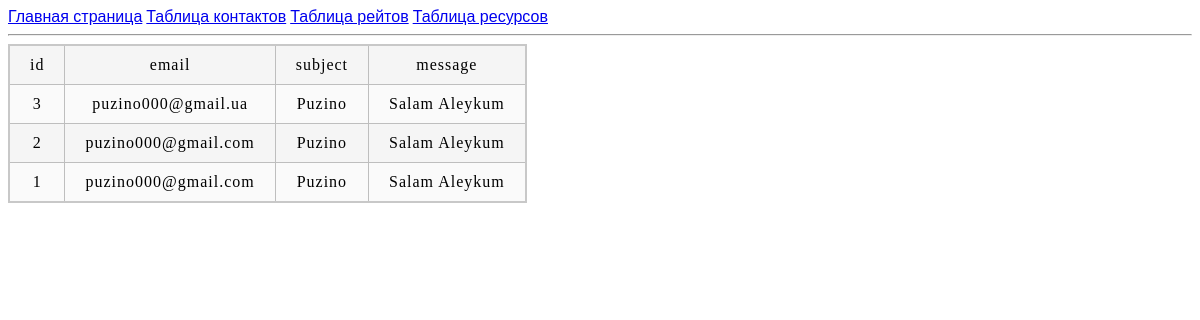
/contact_us/list/, run on the app's committed database.
### currency/models.py (models this page shows)
class ContactUs(models.Model):
    email_from = models.CharField(max_length=60)
    subject = models.CharField(max_length=60)
    message = models.CharField(max_length=2000)

### currency/views.py (the view)
# urls.py: path('contact_us/list/', currency_views.contact_us_list),
def contact_us_list(request):
    rates = ContactUs.objects.all().order_by('-id')
    return render(request, 'contactus_list.html', context={'rates': rates})

### currency/templates/contactus_list.html (shortened to what this page needs)
{% extends 'base.html' %}
{% load static %}
{% block head %}
    <link rel="stylesheet" href="{% static 'css/table.css' %}">
{% endblock %}
{% block body %}
    <div>
        <table>
            <tr>
                <td>id</td>
                <td>email</td>
                <td>subject</td>
                <td>message</td>
            </tr>
            {% for rate in rates %}
                <tr>
                    <td>{{ rate.id }}</td>
                    <td>{{ rate.email_from }}</td>
                    <td>{{ rate.subject }}</td>
                    <td>{{ rate.message }}</td>
                </tr>
            {% endfor %}
        </table>
    </div>
{% endblock %}

### static/css/table.css (style rules this page uses)
table { border-collapse: collapse; border: 2px solid rgb(200,200,200); letter-spacing: 1px; }
td, th { border: 1px solid rgb(190,190,190); padding: 10px 20px; }
td { text-align: center; }
tr:nth-child(even) td { background-color: rgb(250,250,250); }
tr:nth-child(odd) td { background-color: rgb(245,245,245); }

### data on the page
ContactUs: id "3", email_from "puzino000@gmail.ua", subject "Puzino", message "Salam Aleykum"
ContactUs: id "2", email_from "puzino000@gmail.com", subject "Puzino", message "Salam Aleykum"
ContactUs: id "1", email_from "puzino000@gmail.com", subject "Puzino", message "Salam Aleykum"
